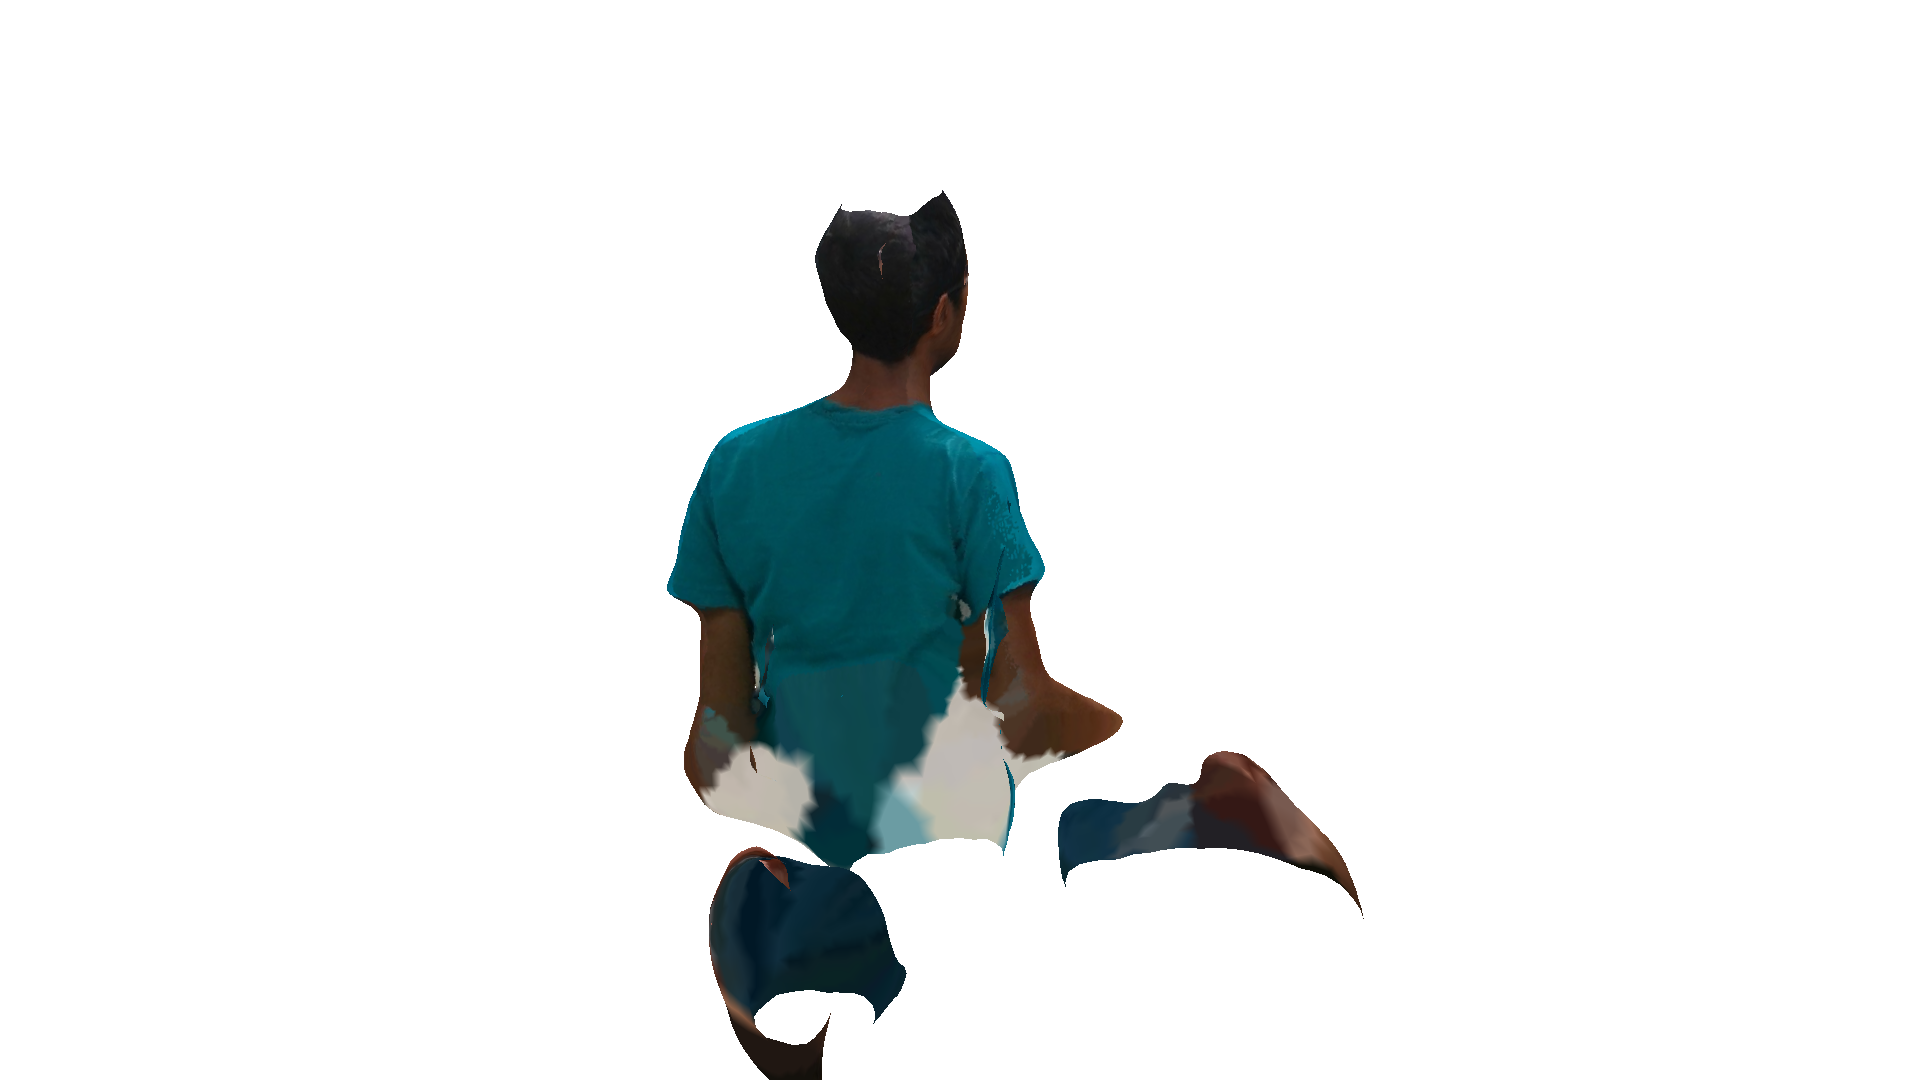

This chart was generated by the following Python code:
import open3d as o3d
import matplotlib.pyplot as plt
from PIL import Image
import numpy as np

def load_and_capture_mesh(mesh_path, screenshot_path):
    # Load the mesh
    mesh = o3d.io.read_triangle_mesh(mesh_path)
    if mesh.is_empty():
        raise ValueError("No mesh data loaded.")

    # Create a visualizer
    o3d.visualization.draw_geometries([mesh])

def display_image(image_path):
    # Load the image using PIL
    img = Image.open(image_path)

    # Display the image using matplotlib
    plt.imshow(img)
    plt.axis('off')  # Hide the axes
    plt.show()

# Example usage
mesh_path = 'mesh_5.ply'  # Path to your mesh file
screenshot_path = 'screenshot.png'  # Path where the screenshot will be saved

load_and_capture_mesh(mesh_path, screenshot_path)
